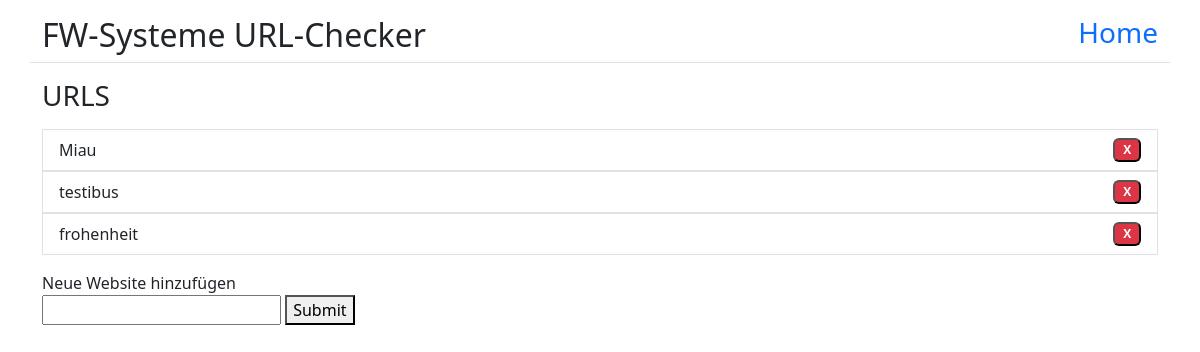
Page /urls on the earlier database version.
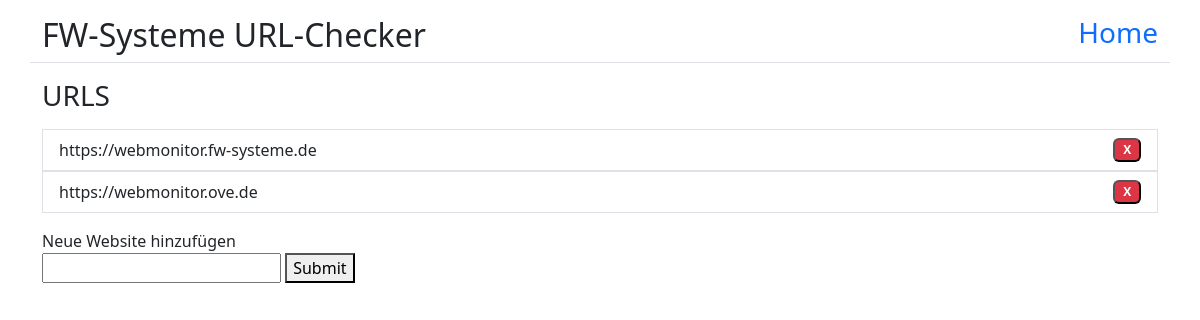
Same page on the later database version.
### tables this page shows
CREATE TABLE urls (
            id INTEGER PRIMARY KEY AUTOINCREMENT,
            url TEXT NOT NULL
        );

### main.py (the view)
@app.route('/urls')
@app.route('/urls/new', methods=['POST'])
@app.route('/urls/delete', methods=['POST'])
def urls_template():
  read_urls()
  if 'delete' in request.path:
    delete_url = request.form.get('url')
    print("Deleting " + delete_url)
    db.delete_url(delete_url)
    return redirect('/urls')
  if request.method == 'POST':
    new_url = request.form.get('new_url')
    if new_url:
       db.write_url(new_url)
    return redirect('/urls')
  return render_template('urls.html', urls=urls)

### database.py (called while the page is built)
  def get_db(self):
    db = getattr(g, '_database', None)
    if db is None:
      db = g._database = sqlite3.connect(self.database_path)
    return db

  def get_urls(self):
    with self.get_db() as db:
      cursor = db.cursor()
      cursor.execute('SELECT url FROM urls')
      urls = [row[0] for row in cursor.fetchall()]
      print(f"Fetched URLS from Database - {urls}")
      return urls

### main.py (called while the page is built)
def read_urls():
  urls.clear()
  for url in db.get_urls():
     urls.append(url)

### templates/urls.html (shortened to what this page needs)
{% extends "base.html" %}
{% block head %}
  {{ super() }}
  <link rel="stylesheet" href="static/urls.css">
{% endblock %}
{% block content %}
  <h3 class="heading">URLS</h3>
  <ul class="mt-3 list-group">
    {% for url in urls %}
    <form method="post" action="/urls/delete">
      <li class="list-group-item">{{url}} <button class="badge bg-danger float-end" type="submit">X</button></li>
    </form>
    {% endfor %}
  </ul>
  <form method="post" action="/urls/new" class="mt-3">
    <label for="new_url">Neue Website hinzufügen</label>
    <br>
    <input type="text" id="new_url" name="new_url" required>
    <button type="submit">Submit</button>
  </form>
{% endblock %}

Differences in the rows shown:
removed urls: url "Miau"
removed urls: url "testibus"
removed urls: url "frohenheit"
added urls: url "https://webmonitor.fw-systeme.de"
added urls: url "https://webmonitor.ove.de"
